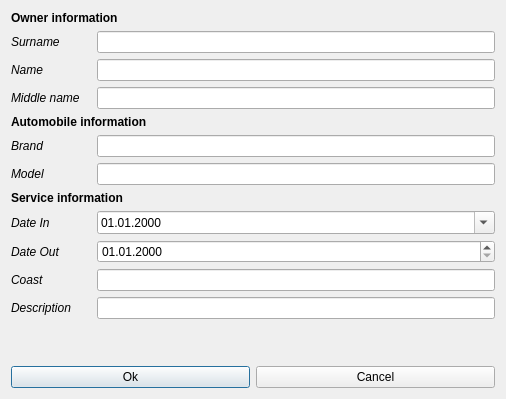
<?xml version="1.0" encoding="UTF-8"?>
<ui version="4.0">
 <class>Dialog_Edit</class>
 <widget class="QDialog" name="Dialog_Edit">
  <property name="geometry">
   <rect>
    <x>0</x>
    <y>0</y>
    <width>506</width>
    <height>399</height>
   </rect>
  </property>
  <property name="windowTitle">
   <string>Dialog</string>
  </property>
  <layout class="QVBoxLayout" name="verticalLayout">
   <item>
    <widget class="QLabel" name="labelOwner">
     <property name="font">
      <font>
       <weight>75</weight>
       <bold>true</bold>
      </font>
     </property>
     <property name="text">
      <string>Owner information</string>
     </property>
    </widget>
   </item>
   <item>
    <layout class="QFormLayout" name="formLayout_10">
     <item row="0" column="0">
      <widget class="QLabel" name="label_surname_3">
       <property name="minimumSize">
        <size>
         <width>80</width>
         <height>0</height>
        </size>
       </property>
       <property name="font">
        <font>
         <italic>true</italic>
        </font>
       </property>
       <property name="text">
        <string>Surname </string>
       </property>
      </widget>
     </item>
     <item row="1" column="0">
      <widget class="QLabel" name="label_name_3">
       <property name="minimumSize">
        <size>
         <width>80</width>
         <height>0</height>
        </size>
       </property>
       <property name="font">
        <font>
         <italic>true</italic>
        </font>
       </property>
       <property name="text">
        <string>Name</string>
       </property>
      </widget>
     </item>
     <item row="2" column="0">
      <widget class="QLabel" name="label_middle_name_3">
       <property name="minimumSize">
        <size>
         <width>80</width>
         <height>0</height>
        </size>
       </property>
       <property name="font">
        <font>
         <italic>true</italic>
        </font>
       </property>
       <property name="text">
        <string>Middle name</string>
       </property>
      </widget>
     </item>
     <item row="0" column="1">
      <widget class="QLineEdit" name="lineSurname"/>
     </item>
     <item row="1" column="1">
      <widget class="QLineEdit" name="lineName"/>
     </item>
     <item row="2" column="1">
      <widget class="QLineEdit" name="lineMidName"/>
     </item>
    </layout>
   </item>
   <item>
    <widget class="QLabel" name="labelAuto">
     <property name="font">
      <font>
       <weight>75</weight>
       <bold>true</bold>
      </font>
     </property>
     <property name="text">
      <string>Automobile information</string>
     </property>
    </widget>
   </item>
   <item>
    <layout class="QFormLayout" name="formLayout_1">
     <item row="0" column="1">
      <widget class="QLineEdit" name="lineBrand"/>
     </item>
     <item row="0" column="0">
      <widget class="QLabel" name="label_brand_3">
       <property name="minimumSize">
        <size>
         <width>80</width>
         <height>0</height>
        </size>
       </property>
       <property name="font">
        <font>
         <italic>true</italic>
        </font>
       </property>
       <property name="text">
        <string>Brand</string>
       </property>
      </widget>
     </item>
     <item row="1" column="1">
      <widget class="QLineEdit" name="lineModel"/>
     </item>
     <item row="1" column="0">
      <widget class="QLabel" name="label_model_3">
       <property name="minimumSize">
        <size>
         <width>80</width>
         <height>0</height>
        </size>
       </property>
       <property name="font">
        <font>
         <italic>true</italic>
        </font>
       </property>
       <property name="text">
        <string>Model</string>
       </property>
      </widget>
     </item>
    </layout>
   </item>
   <item>
    <widget class="QLabel" name="labelService">
     <property name="font">
      <font>
       <weight>75</weight>
       <bold>true</bold>
      </font>
     </property>
     <property name="text">
      <string>Service information</string>
     </property>
    </widget>
   </item>
   <item>
    <layout class="QFormLayout" name="formLayout_12">
     <item row="0" column="0">
      <widget class="QLabel" name="label_date_in_3">
       <property name="minimumSize">
        <size>
         <width>80</width>
         <height>0</height>
        </size>
       </property>
       <property name="font">
        <font>
         <italic>true</italic>
        </font>
       </property>
       <property name="text">
        <string>Date In</string>
       </property>
      </widget>
     </item>
     <item row="0" column="1">
      <widget class="QDateEdit" name="dateIn">
       <property name="displayFormat">
        <string>dd.MM.yyyy</string>
       </property>
       <property name="calendarPopup">
        <bool>true</bool>
       </property>
      </widget>
     </item>
     <item row="2" column="0">
      <widget class="QLabel" name="label_coast_3">
       <property name="minimumSize">
        <size>
         <width>80</width>
         <height>0</height>
        </size>
       </property>
       <property name="font">
        <font>
         <italic>true</italic>
        </font>
       </property>
       <property name="text">
        <string>Coast</string>
       </property>
      </widget>
     </item>
     <item row="2" column="1">
      <widget class="QLineEdit" name="lineCoast">
       <property name="inputMethodHints">
        <set>Qt::ImhNone</set>
       </property>
      </widget>
     </item>
     <item row="3" column="0">
      <widget class="QLabel" name="label_descr_3">
       <property name="minimumSize">
        <size>
         <width>80</width>
         <height>0</height>
        </size>
       </property>
       <property name="font">
        <font>
         <italic>true</italic>
        </font>
       </property>
       <property name="text">
        <string>Description</string>
       </property>
      </widget>
     </item>
     <item row="3" column="1">
      <widget class="QLineEdit" name="lineDescr"/>
     </item>
     <item row="1" column="1">
      <widget class="QDateEdit" name="dateOut">
       <property name="displayFormat">
        <string>dd.MM.yyyy</string>
       </property>
      </widget>
     </item>
     <item row="1" column="0">
      <widget class="QLabel" name="label_date_out_3">
       <property name="font">
        <font>
         <italic>true</italic>
        </font>
       </property>
       <property name="text">
        <string>Date Out</string>
       </property>
      </widget>
     </item>
    </layout>
   </item>
   <item>
    <spacer name="verticalSpacer">
     <property name="orientation">
      <enum>Qt::Vertical</enum>
     </property>
     <property name="sizeHint" stdset="0">
      <size>
       <width>20</width>
       <height>28</height>
      </size>
     </property>
    </spacer>
   </item>
   <item>
    <layout class="QHBoxLayout" name="horizontalLayout_5">
     <item>
      <widget class="QPushButton" name="buttonOk">
       <property name="text">
        <string>Ok</string>
       </property>
      </widget>
     </item>
     <item>
      <widget class="QPushButton" name="buttonCancel">
       <property name="text">
        <string>Cancel</string>
       </property>
      </widget>
     </item>
    </layout>
   </item>
  </layout>
 </widget>
 <resources/>
 <connections/>
</ui>
